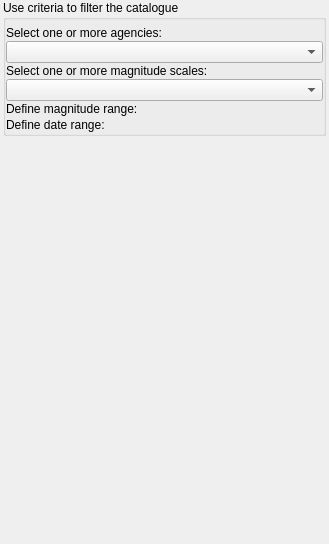
<?xml version="1.0" encoding="UTF-8"?>
<ui version="4.0">
 <class>CatalogueEvents</class>
 <widget class="QDockWidget" name="CatalogueEvents">
  <property name="geometry">
   <rect>
    <x>0</x>
    <y>0</y>
    <width>329</width>
    <height>544</height>
   </rect>
  </property>
  <property name="windowIcon">
   <iconset>
    <normaloff>:/plugins/inasafe/icon.png</normaloff>:/plugins/inasafe/icon.png</iconset>
  </property>
  <property name="windowTitle">
   <string>Events Catalogue</string>
  </property>
  <widget class="QWidget" name="dockWidgetContents">
   <layout class="QGridLayout" name="gridLayout">
    <property name="leftMargin">
     <number>3</number>
    </property>
    <property name="topMargin">
     <number>0</number>
    </property>
    <property name="rightMargin">
     <number>3</number>
    </property>
    <property name="bottomMargin">
     <number>3</number>
    </property>
    <item row="0" column="0">
     <widget class="QGroupBox" name="grpQuestion">
      <property name="title">
       <string>Use criteria to filter the catalogue</string>
      </property>
      <layout class="QGridLayout" name="gridLayout_3">
       <property name="leftMargin">
        <number>0</number>
       </property>
       <property name="topMargin">
        <number>6</number>
       </property>
       <property name="rightMargin">
        <number>0</number>
       </property>
       <property name="bottomMargin">
        <number>0</number>
       </property>
       <property name="verticalSpacing">
        <number>1</number>
       </property>
       <item row="9" column="0">
        <widget class="DateRangeFilter" name="date_range" native="true"/>
       </item>
       <item row="6" column="0">
        <widget class="QLabel" name="label_8">
         <property name="text">
          <string>Define magnitude range:</string>
         </property>
         <property name="margin">
          <number>10</number>
         </property>
        </widget>
       </item>
       <item row="5" column="0" colspan="2">
        <widget class="QComboBox" name="cboExposure">
         <property name="insertPolicy">
          <enum>QComboBox::InsertAlphabetically</enum>
         </property>
        </widget>
       </item>
       <item row="2" column="0" colspan="2">
        <widget class="QComboBox" name="cboHazard">
         <property name="insertPolicy">
          <enum>QComboBox::InsertAlphabetically</enum>
         </property>
        </widget>
       </item>
       <item row="1" column="0">
        <widget class="QLabel" name="label">
         <property name="text">
          <string>Select one or more agencies:</string>
         </property>
         <property name="margin">
          <number>10</number>
         </property>
        </widget>
       </item>
       <item row="3" column="0">
        <widget class="QLabel" name="label_7">
         <property name="text">
          <string>Select one or more magnitude scales:</string>
         </property>
         <property name="margin">
          <number>10</number>
         </property>
         <property name="buddy">
          <cstring>cboExposure</cstring>
         </property>
        </widget>
       </item>
       <item row="8" column="0">
        <widget class="QLabel" name="label_2">
         <property name="text">
          <string>Define date range:</string>
         </property>
         <property name="margin">
          <number>10</number>
         </property>
        </widget>
       </item>
       <item row="7" column="0">
        <widget class="DoubleRangeFilter" name="mag_range" native="true"/>
       </item>
      </layout>
     </widget>
    </item>
    <item row="4" column="0">
     <layout class="QHBoxLayout" name="horizontalLayout"/>
    </item>
    <item row="5" column="0">
     <spacer name="verticalSpacer">
      <property name="orientation">
       <enum>Qt::Vertical</enum>
      </property>
      <property name="sizeHint" stdset="0">
       <size>
        <width>20</width>
        <height>40</height>
       </size>
      </property>
     </spacer>
    </item>
   </layout>
  </widget>
 </widget>
 <customwidgets>
  <customwidget>
   <class>DateRangeFilter</class>
   <extends>QWidget</extends>
   <header>rangeFilter</header>
   <container>1</container>
  </customwidget>
  <customwidget>
   <class>DoubleRangeFilter</class>
   <extends>QWidget</extends>
   <header>rangeFilter</header>
   <container>1</container>
  </customwidget>
 </customwidgets>
 <tabstops>
  <tabstop>cboExposure</tabstop>
 </tabstops>
 <resources>
  <include location="../../../../.qgis/python/plugins/inasafe/safe_qgis/resources.qrc"/>
  <include location="../../../../.qgis/python/plugins/inasafe/safe_qgis/resources.qrc"/>
 </resources>
 <connections/>
</ui>
